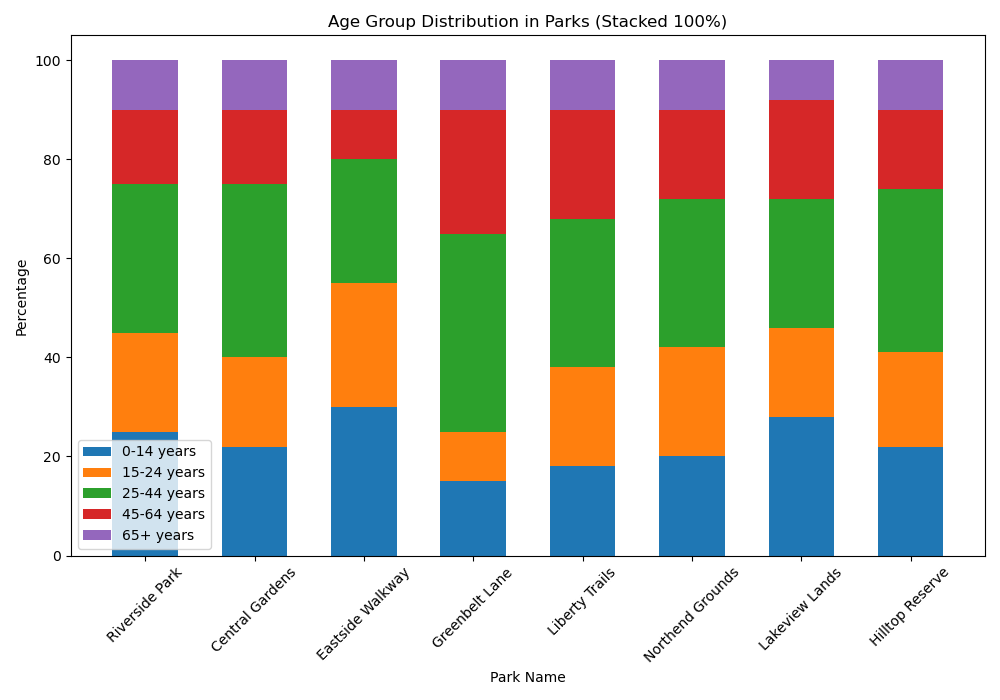

This chart was generated by the following Python code:

import matplotlib.pyplot as plt

# Provided data
data = [{'Park Name': 'Riverside Park', '0-14 years': '25%', '15-24 years': '20%', '25-44 years': '30%', '45-64 years': '15%', '65+ years': '10%'},
        {'Park Name': 'Central Gardens', '0-14 years': '22%', '15-24 years': '18%', '25-44 years': '35%', '45-64 years': '15%', '65+ years': '10%'},
        {'Park Name': 'Eastside Walkway', '0-14 years': '30%', '15-24 years': '25%', '25-44 years': '25%', '45-64 years': '10%', '65+ years': '10%'},
        {'Park Name': 'Greenbelt Lane', '0-14 years': '15%', '15-24 years': '10%', '25-44 years': '40%', '45-64 years': '25%', '65+ years': '10%'},
        {'Park Name': 'Liberty Trails', '0-14 years': '18%', '15-24 years': '20%', '25-44 years': '30%', '45-64 years': '22%', '65+ years': '10%'},
        {'Park Name': 'Northend Grounds', '0-14 years': '20%', '15-24 years': '22%', '25-44 years': '30%', '45-64 years': '18%', '65+ years': '10%'},
        {'Park Name': 'Lakeview Lands', '0-14 years': '28%', '15-24 years': '18%', '25-44 years': '26%', '45-64 years': '20%', '65+ years': '8%'},
        {'Park Name': 'Hilltop Reserve', '0-14 years': '22%', '15-24 years': '19%', '25-44 years': '33%', '45-64 years': '16%', '65+ years': '10%'}]

# Extract Park Names and create a list of park names
park_names = [item['Park Name'] for item in data]

# Convert percentage strings to floats and store them in separate lists
age_groups = ['0-14 years', '15-24 years', '25-44 years', '45-64 years', '65+ years']
ages_data = {age: [float(park[age].strip('%')) for park in data] for age in age_groups}

# Prepare the figure and bar chart
fig, ax = plt.subplots(figsize=(10, 7))

# Define a function to stack bars
def add_stacked_bar(age_group, bottom):
    return ax.bar(park_names, ages_data[age_group], width=0.6, bottom=bottom, label=age_group)

# Stack the bars
bottoms = [0] * len(park_names)
for age in age_groups:
    bars = add_stacked_bar(age, bottoms)
    # Update bottoms for the next stack
    bottoms = [bottoms[i] + ages_data[age][i] for i in range(len(park_names))]

# Add labels, title, and legend
ax.set_xlabel('Park Name')
ax.set_ylabel('Percentage')
ax.set_title('Age Group Distribution in Parks (Stacked 100%)')
ax.legend()

# Rotate x-axis labels for better readability
plt.xticks(rotation=45)

# Show the plot
plt.tight_layout()
plt.show()
